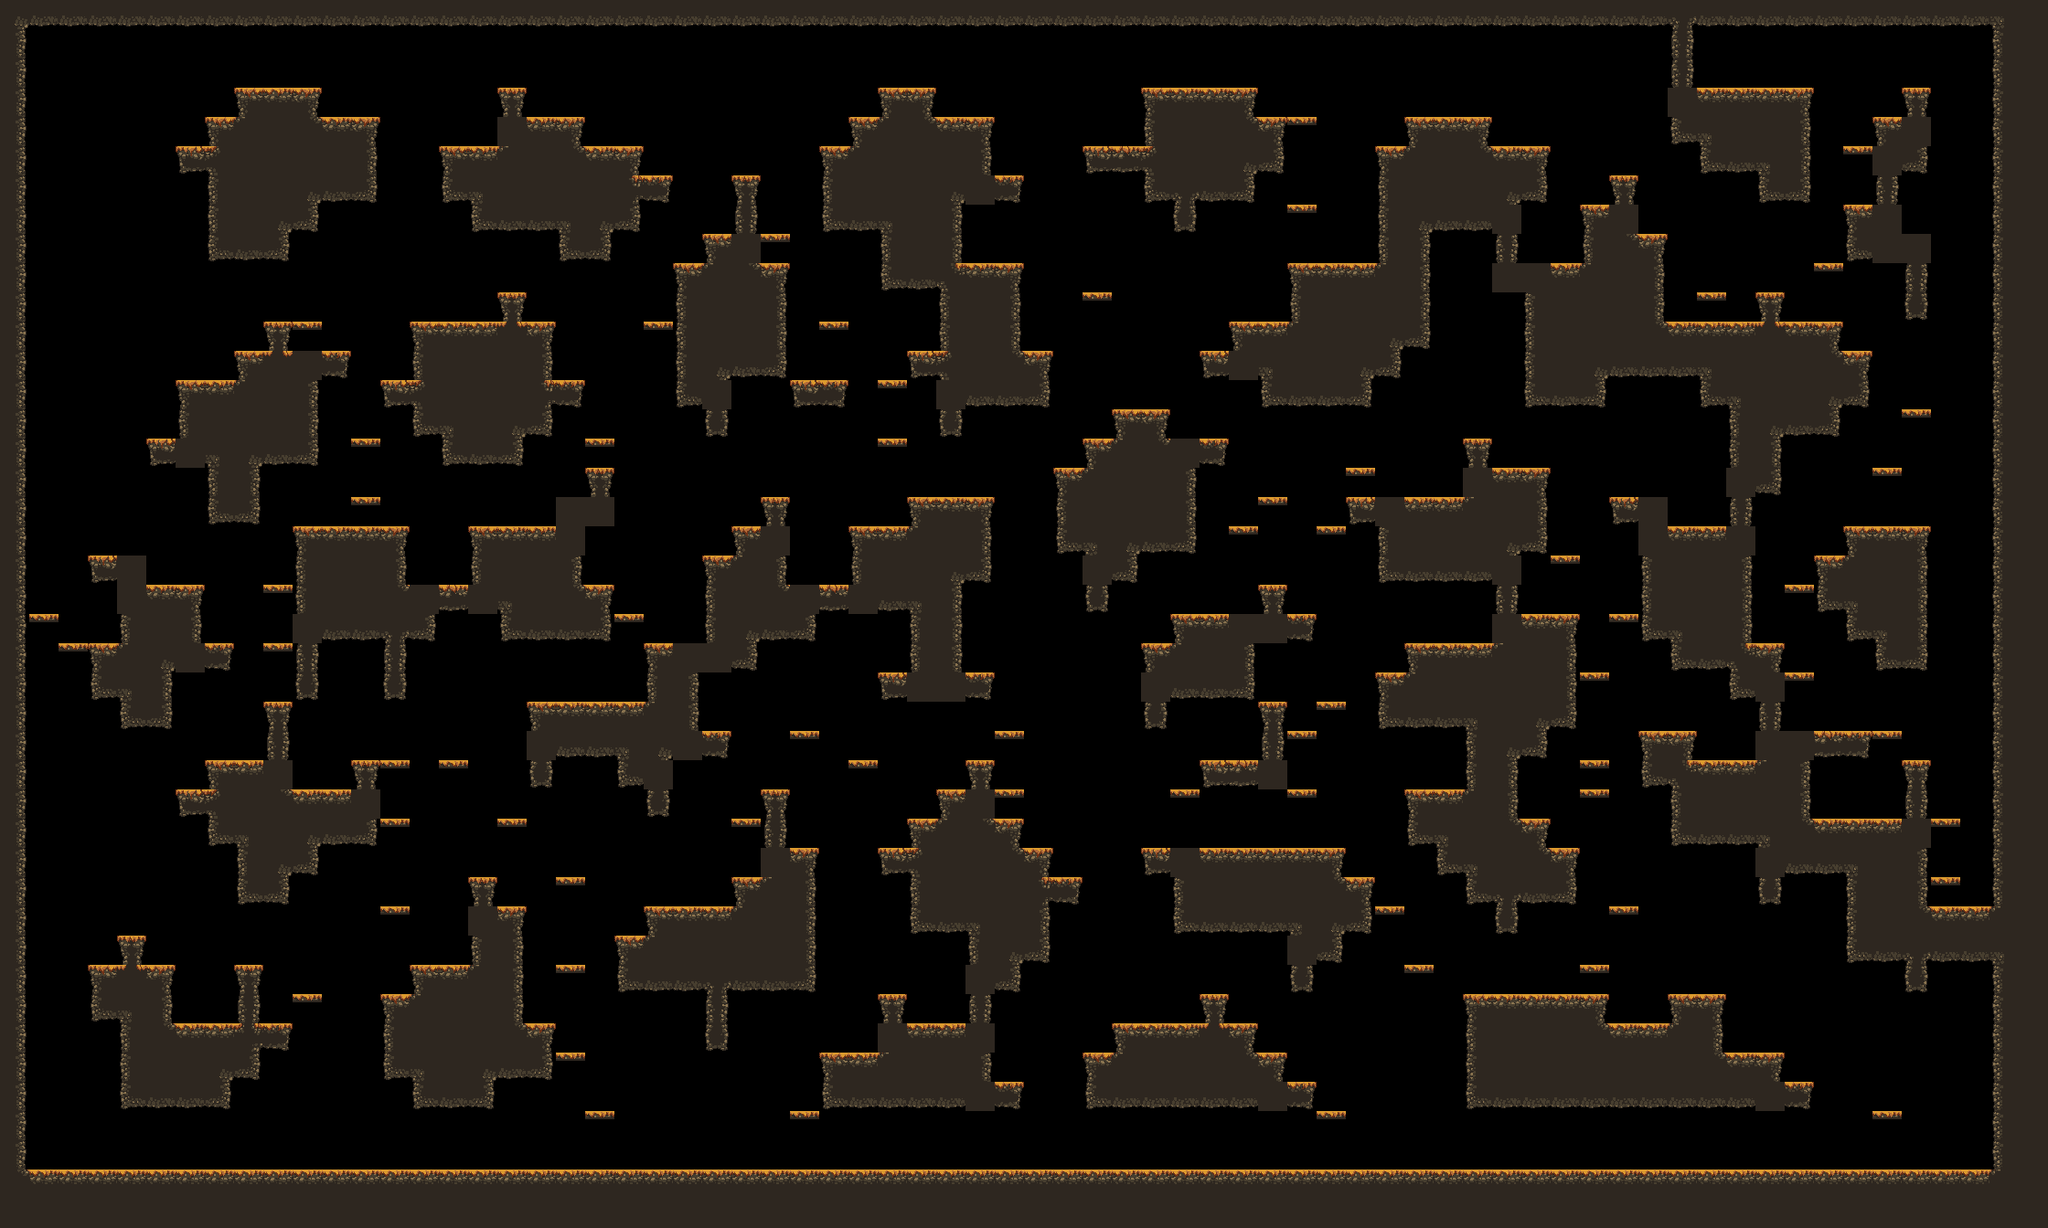

This is a level from a 2D game, rendered from its Tiled map with the project's own tilesets. A one-line summary and the map file follow, with tile-layer data summarised:
An orthogonal 70x42 tile map with 32x32 px tiles, 1 tile layer (main) and 17 objects (9x spawn, spawnPlayer0, spawnCrown0, spawnPlayer1, spawnCrown1, ...).

<map compressionlevel="0" height="42" infinite="0" nextlayerid="3" nextobjectid="4" orientation="orthogonal" renderorder="right-down" tiledversion="1.3.2" tileheight="32" tilewidth="32" version="1.2" width="70">
 <tileset firstgid="1" source="forest_fall_tile_set.tsx" />
 <layer height="42" id="1" name="main" width="70">
  <data>[2940 cells, 1299 non-empty, 26 distinct tile ids]</data>
 </layer>
 <objectgroup id="2" name="objects"><object id="1" name="spawnPlayer0" x="192" y="368.0" /><object id="2" name="spawnCrown0" x="192" y="112.0" /><object id="3" name="spawnPlayer1" x="2016" y="176.0" /><object id="4" name="spawnCrown1" x="2048" y="336.0" /><object id="5" name="spawnPlayer2" x="64" y="1232.0" /><object id="6" name="spawnCrown2" x="288" y="1232.0" /><object id="7" name="spawnPlayer3" x="2144" y="1232.0" /><object id="8" name="spawnCrown3" x="2080" y="1232.0" /><object id="9" name="spawn" x="1184" y="112.0" /><object id="10" name="spawn" x="1312" y="336.0" /><object id="11" name="spawn" x="1248" y="1072.0" /><object id="12" name="spawn" x="1504" y="1232.0" /><object id="13" name="spawn" x="1472" y="880.0" /><object id="14" name="spawn" x="256" y="336.0" /><object id="15" name="spawn" x="416" y="1040.0" /><object id="16" name="spawn" x="1248" y="880.0" /><object id="17" name="spawn" x="960" y="528.0" /></objectgroup></map>
